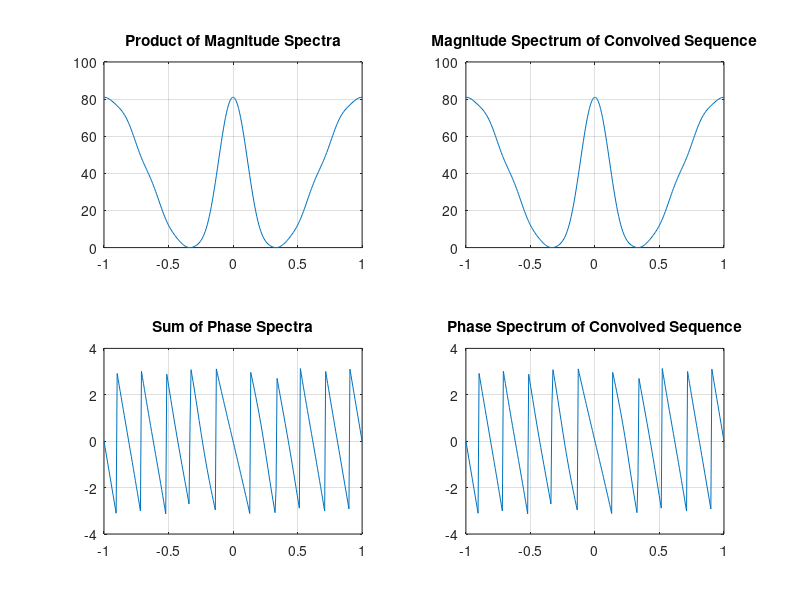

MATLAB code for this plot:
% Program P3_4
% Convolution Property of DTFT
clf;
w = -pi:2*pi/255:pi;
x1 = [1 3 5 7 9 11 13 15 17];
x2 = [1 -2 3 -2 1];
y = conv(x1,x2);
h1 = freqz(x1, 1, w);
h2 = freqz(x2, 1, w);
hp = h1.*h2;
h3 = freqz(y,1,w);
subplot(2,2,1)
plot(w/pi,abs(hp));grid
title('Product of Magnitude Spectra')
subplot(2,2,2)
plot(w/pi,abs(h3));grid
title('Magnitude Spectrum of Convolved Sequence')
subplot(2,2,3)
plot(w/pi,angle(hp));grid
title('Sum of Phase Spectra')
subplot(2,2,4)
plot(w/pi,angle(h3));grid
title('Phase Spectrum of Convolved Sequence')
